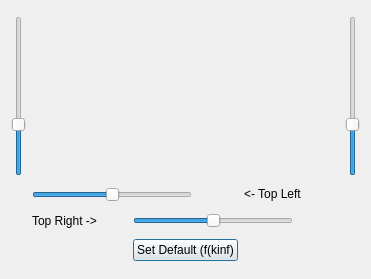
<?xml version="1.0" encoding="UTF-8"?>
<ui version="4.0">
 <class>BirdWeight</class>
 <widget class="QDialog" name="BirdWeight">
  <property name="enabled">
   <bool>true</bool>
  </property>
  <property name="geometry">
   <rect>
    <x>0</x>
    <y>0</y>
    <width>371</width>
    <height>279</height>
   </rect>
  </property>
  <property name="windowTitle">
   <string>Dialog</string>
  </property>
  <property name="toolTip">
   <string>T</string>
  </property>
  <layout class="QGridLayout">
   <item row="0" column="0">
    <widget class="QSlider" name="leftEndSlider">
     <property name="minimumSize">
      <size>
       <width>0</width>
       <height>160</height>
      </size>
     </property>
     <property name="maximumSize">
      <size>
       <width>16777215</width>
       <height>160</height>
      </size>
     </property>
     <property name="value">
      <number>30</number>
     </property>
     <property name="orientation">
      <enum>Qt::Vertical</enum>
     </property>
    </widget>
   </item>
   <item row="0" column="4">
    <widget class="QSlider" name="rightEndSlider">
     <property name="minimumSize">
      <size>
       <width>0</width>
       <height>160</height>
      </size>
     </property>
     <property name="maximumSize">
      <size>
       <width>16777215</width>
       <height>160</height>
      </size>
     </property>
     <property name="value">
      <number>30</number>
     </property>
     <property name="orientation">
      <enum>Qt::Vertical</enum>
     </property>
    </widget>
   </item>
   <item row="1" column="1" colspan="2">
    <widget class="QSlider" name="leftTopSlider">
     <property name="minimumSize">
      <size>
       <width>160</width>
       <height>0</height>
      </size>
     </property>
     <property name="maximumSize">
      <size>
       <width>160</width>
       <height>16777215</height>
      </size>
     </property>
     <property name="value">
      <number>50</number>
     </property>
     <property name="orientation">
      <enum>Qt::Horizontal</enum>
     </property>
    </widget>
   </item>
   <item row="1" column="3">
    <widget class="QLabel" name="leftTopLabel">
     <property name="text">
      <string>&lt;- Top Left</string>
     </property>
    </widget>
   </item>
   <item row="2" column="1">
    <widget class="QLabel" name="rightTopLabel">
     <property name="text">
      <string>Top Right -&gt;</string>
     </property>
    </widget>
   </item>
   <item row="2" column="2" colspan="2">
    <widget class="QSlider" name="rightTopSlider">
     <property name="minimumSize">
      <size>
       <width>160</width>
       <height>0</height>
      </size>
     </property>
     <property name="maximumSize">
      <size>
       <width>160</width>
       <height>16777215</height>
      </size>
     </property>
     <property name="value">
      <number>50</number>
     </property>
     <property name="orientation">
      <enum>Qt::Horizontal</enum>
     </property>
    </widget>
   </item>
   <item row="3" column="2">
    <widget class="QPushButton" name="defaultPushButton">
     <property name="text">
      <string>Set Default (f(kinf)</string>
     </property>
    </widget>
   </item>
   <item row="0" column="1" colspan="3">
    <widget class="WeightPlot" name="weightPlot" native="true">
     <property name="minimumSize">
      <size>
       <width>240</width>
       <height>160</height>
      </size>
     </property>
     <property name="maximumSize">
      <size>
       <width>99999</width>
       <height>99999</height>
      </size>
     </property>
    </widget>
   </item>
  </layout>
 </widget>
 <customwidgets>
  <customwidget>
   <class>WeightPlot</class>
   <extends>QWidget</extends>
   <header>weightPlot.h</header>
  </customwidget>
 </customwidgets>
 <resources/>
 <connections/>
</ui>
